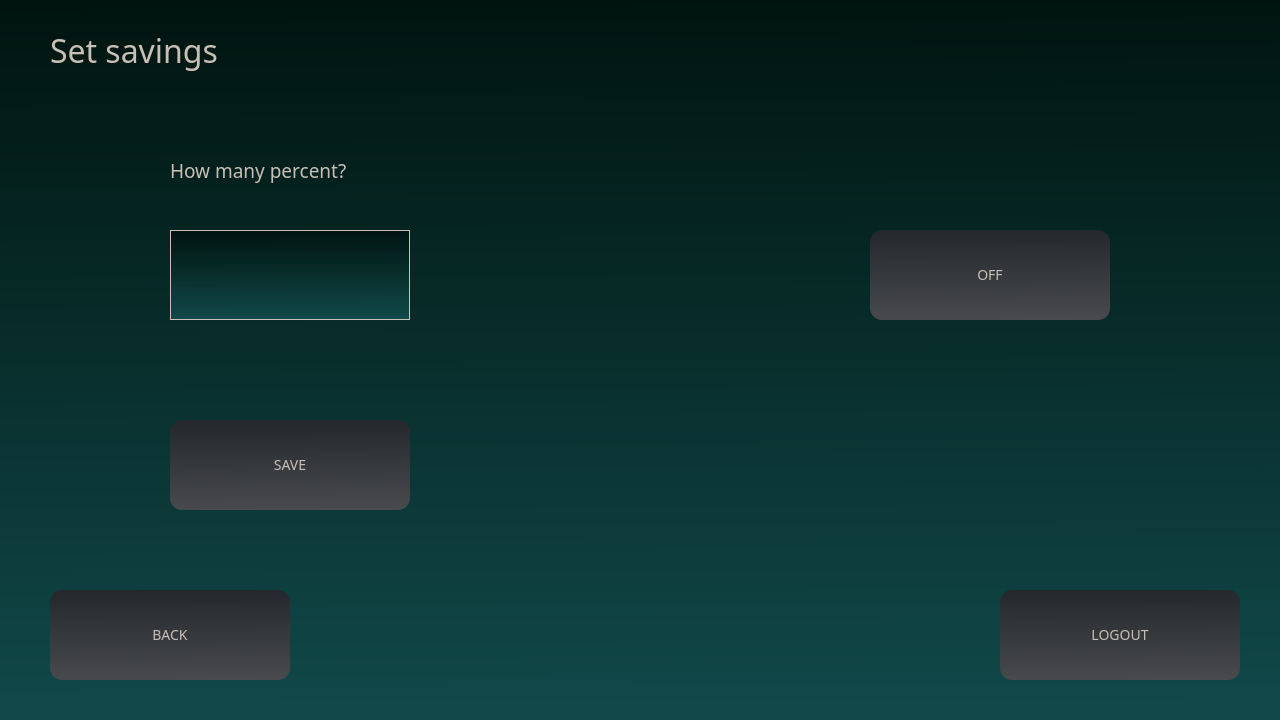
<?xml version="1.0" encoding="UTF-8"?>
<ui version="4.0">
 <class>savings</class>
 <widget class="QWidget" name="savings">
  <property name="geometry">
   <rect>
    <x>0</x>
    <y>0</y>
    <width>1280</width>
    <height>720</height>
   </rect>
  </property>
  <property name="windowTitle">
   <string>Form</string>
  </property>
  <property name="styleSheet">
   <string notr="true"> background-color: qlineargradient(spread:pad, x1:0.46, y1:0, x2:0.472, y2:1, stop:0 rgba(0, 20, 15, 255), stop:1 rgba(17, 73, 74, 255));
    color: #c9bfb6;</string>
  </property>
  <widget class="QLabel" name="label">
   <property name="geometry">
    <rect>
     <x>50</x>
     <y>0</y>
     <width>281</width>
     <height>101</height>
    </rect>
   </property>
   <property name="font">
    <font>
     <family>Century Gothic</family>
     <pointsize>24</pointsize>
    </font>
   </property>
   <property name="styleSheet">
    <string notr="true"> background-color: transparent;</string>
   </property>
   <property name="text">
    <string>Set savings</string>
   </property>
  </widget>
  <widget class="QLabel" name="label_2">
   <property name="geometry">
    <rect>
     <x>170</x>
     <y>140</y>
     <width>261</width>
     <height>61</height>
    </rect>
   </property>
   <property name="font">
    <font>
     <family>Century Gothic</family>
     <pointsize>14</pointsize>
    </font>
   </property>
   <property name="styleSheet">
    <string notr="true"> background-color: transparent;</string>
   </property>
   <property name="text">
    <string>How many percent?</string>
   </property>
  </widget>
  <widget class="QPushButton" name="btn_savingsOff">
   <property name="geometry">
    <rect>
     <x>870</x>
     <y>230</y>
     <width>240</width>
     <height>90</height>
    </rect>
   </property>
   <property name="font">
    <font>
     <family>Century Gothic</family>
     <pointsize>-1</pointsize>
    </font>
   </property>
   <property name="styleSheet">
    <string notr="true"> background-color: qlineargradient(spread:pad, x1:0.494, y1:0, x2:0.517, y2:1, stop:0 rgba(36, 39, 43, 255), stop:1 rgba(72, 74, 78, 255));
    border:0px solid black;
    border-radius: 12px;
    color: #c9bfb6;
   font-size: 14px;</string>
   </property>
   <property name="text">
    <string>OFF</string>
   </property>
  </widget>
  <widget class="QPushButton" name="btn_logout">
   <property name="geometry">
    <rect>
     <x>1000</x>
     <y>590</y>
     <width>240</width>
     <height>90</height>
    </rect>
   </property>
   <property name="font">
    <font>
     <family>Century Gothic</family>
     <pointsize>-1</pointsize>
    </font>
   </property>
   <property name="styleSheet">
    <string notr="true"> background-color: qlineargradient(spread:pad, x1:0.494, y1:0, x2:0.517, y2:1, stop:0 rgba(36, 39, 43, 255), stop:1 rgba(72, 74, 78, 255));
    border:0px solid black;
    border-radius: 12px;
    color: #c9bfb6;
    font-size: 14px;</string>
   </property>
   <property name="text">
    <string>LOGOUT</string>
   </property>
  </widget>
  <widget class="QLineEdit" name="lineEdit_savingsOn">
   <property name="geometry">
    <rect>
     <x>170</x>
     <y>230</y>
     <width>240</width>
     <height>90</height>
    </rect>
   </property>
   <property name="styleSheet">
    <string notr="true"> border: 1px solid #c9bfb6;
    padding: 8px;
    color: #c9bfb6;</string>
   </property>
  </widget>
  <widget class="QPushButton" name="btn_save_savings">
   <property name="geometry">
    <rect>
     <x>170</x>
     <y>420</y>
     <width>240</width>
     <height>90</height>
    </rect>
   </property>
   <property name="font">
    <font>
     <family>Century Gothic</family>
     <pointsize>-1</pointsize>
    </font>
   </property>
   <property name="styleSheet">
    <string notr="true"> background-color: qlineargradient(spread:pad, x1:0.494, y1:0, x2:0.517, y2:1, stop:0 rgba(36, 39, 43, 255), stop:1 rgba(72, 74, 78, 255));
    border:0px solid black;
    border-radius: 12px;
    color: #c9bfb6;
    font-size: 14px;</string>
   </property>
   <property name="text">
    <string>SAVE</string>
   </property>
  </widget>
  <widget class="QPushButton" name="btn_Back">
   <property name="geometry">
    <rect>
     <x>50</x>
     <y>590</y>
     <width>240</width>
     <height>90</height>
    </rect>
   </property>
   <property name="font">
    <font>
     <family>Century Gothic</family>
     <pointsize>-1</pointsize>
    </font>
   </property>
   <property name="styleSheet">
    <string notr="true"> background-color: qlineargradient(spread:pad, x1:0.494, y1:0, x2:0.517, y2:1, stop:0 rgba(36, 39, 43, 255), stop:1 rgba(72, 74, 78, 255));
    border:0px solid black;
    border-radius: 12px;
    color: #c9bfb6;
    font-size: 14px;</string>
   </property>
   <property name="text">
    <string>BACK</string>
   </property>
  </widget>
  <widget class="QLabel" name="label_savingsmode_info">
   <property name="geometry">
    <rect>
     <x>810</x>
     <y>30</y>
     <width>431</width>
     <height>71</height>
    </rect>
   </property>
   <property name="font">
    <font>
     <family>Century Gothic</family>
     <pointsize>10</pointsize>
    </font>
   </property>
   <property name="styleSheet">
    <string notr="true"> background-color: transparent;</string>
   </property>
   <property name="text">
    <string/>
   </property>
  </widget>
  <widget class="QLabel" name="label_savingsresponse">
   <property name="geometry">
    <rect>
     <x>80</x>
     <y>340</y>
     <width>521</width>
     <height>51</height>
    </rect>
   </property>
   <property name="font">
    <font>
     <family>Century Gothic</family>
     <pointsize>10</pointsize>
    </font>
   </property>
   <property name="styleSheet">
    <string notr="true"> background-color: transparent;</string>
   </property>
   <property name="text">
    <string/>
   </property>
  </widget>
  <widget class="QLabel" name="label_savingsOff">
   <property name="geometry">
    <rect>
     <x>810</x>
     <y>350</y>
     <width>411</width>
     <height>51</height>
    </rect>
   </property>
   <property name="font">
    <font>
     <family>Century Gothic</family>
     <pointsize>10</pointsize>
    </font>
   </property>
   <property name="styleSheet">
    <string notr="true"> background-color: transparent;</string>
   </property>
   <property name="text">
    <string/>
   </property>
  </widget>
 </widget>
 <resources/>
 <connections/>
</ui>
